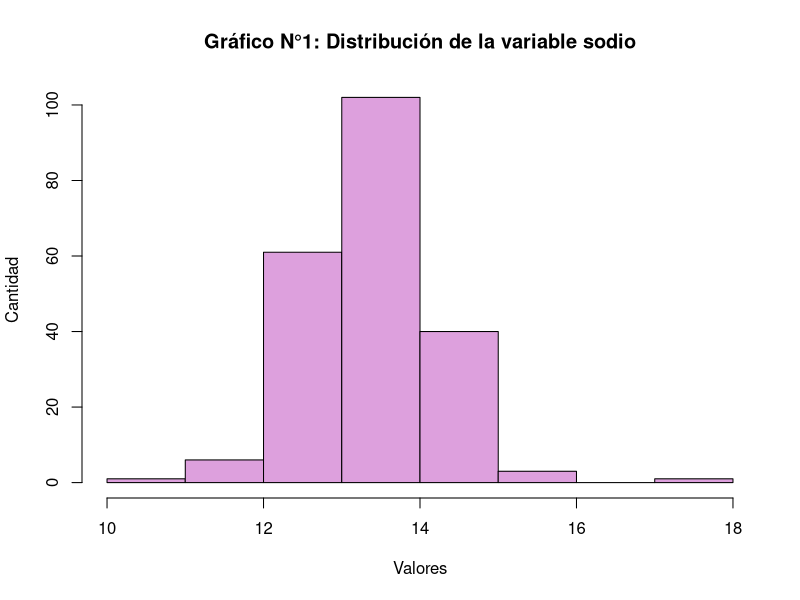
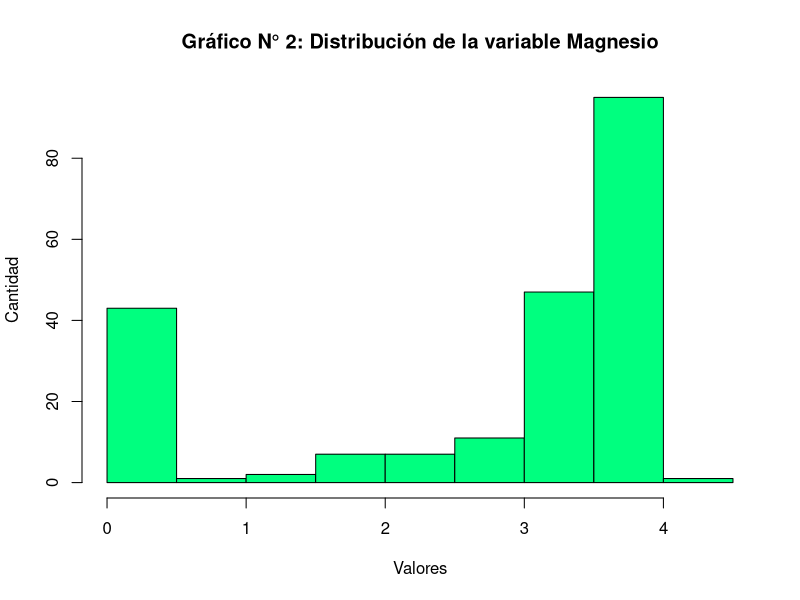
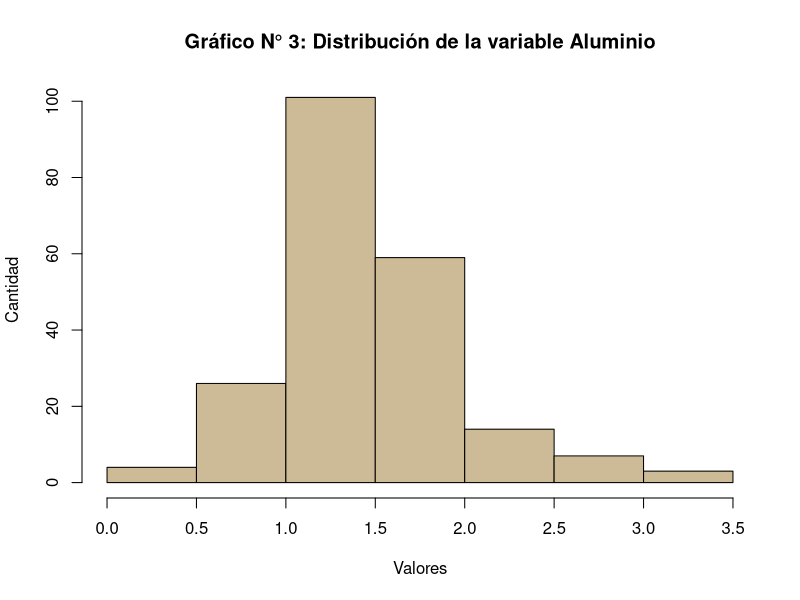
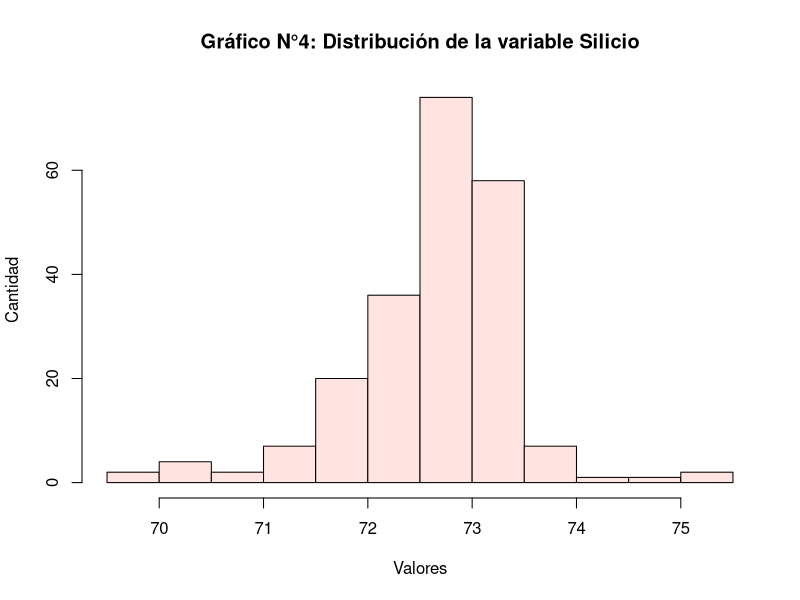
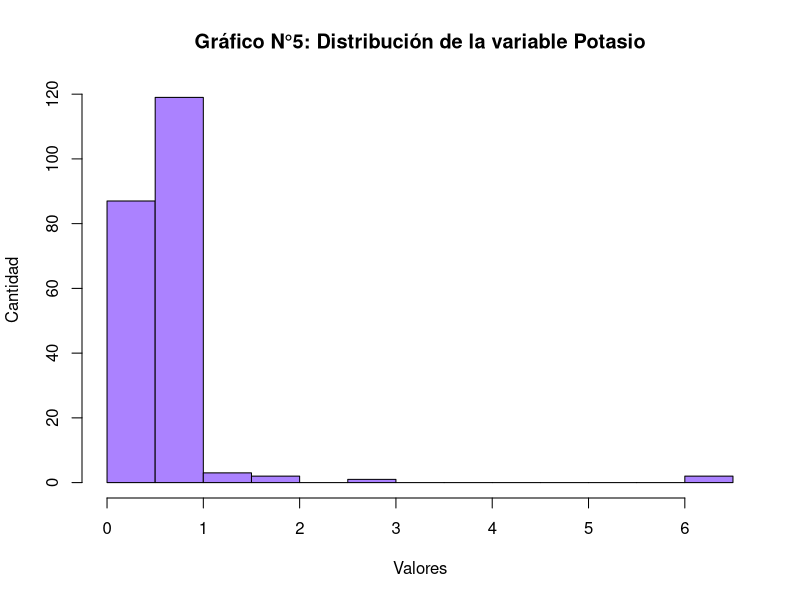

Recreate these plots in R, in order.
# Análisis univariado a las variables de componentes químicos: Na, Mg, Al, Si, K, Ca, Ba, Fe 
# Paquetes utilizados
# install.packages("mlbench", "ggpubr")
library(mlbench)

# Cargamos la base de datos Glass en memoria.
data(Glass)

# Mostramos primeros 6 registros de la base de datos
head(Glass)

# RI    Na   Mg   Al    Si    K   Ca Ba   Fe Type
# 1 1.52101 13.64 4.49 1.10 71.78 0.06 8.75  0 0.00    1
# 2 1.51761 13.89 3.60 1.36 72.73 0.48 7.83  0 0.00    1
# 3 1.51618 13.53 3.55 1.54 72.99 0.39 7.78  0 0.00    1
# 4 1.51766 13.21 3.69 1.29 72.61 0.57 8.22  0 0.00    1
# 5 1.51742 13.27 3.62 1.24 73.08 0.55 8.07  0 0.00    1
# 6 1.51596 12.79 3.61 1.62 72.97 0.64 8.07  0 0.26    1

# Mostramos estructura de la base de datos.
str(Glass)

# Resumen de las variables del data frame
summary(Glass)

# Analizando la distribución de la variable Sodio

# Resumen de la variable Sodio
summary(Glass$Na)
# Min. 1st Qu.  Median    Mean 3rd Qu.    Max. 
# 10.73   12.91   13.30   13.41   13.82   17.38

# Visualizamos distribución de la variable sodio
hist(Glass$Na, breaks = "sturges",
     main = "Gráfico N°1: Distribución de la variable sodio",
     xlab = "Valores",
     ylab = "Cantidad",
     col="plum", 
     border="black"
)

# Analizando la distribución de la variable Magnesio

# Resumen de la variable magnesio
summary(Glass$Mg)
# Min. 1st Qu.  Median    Mean 3rd Qu.    Max. 
# 0.000   2.115   3.480   2.685   3.600   4.490 

# Visualizamos distribución de la variable Magnesio
hist(Glass$Mg, breaks = "sturges",
     main = "Gráfico N° 2: Distribución de la variable Magnesio",
     xlab = "Valores",
     ylab = "Cantidad",
     col="springgreen",
     border="black"
)

# Analizando la distribución de la variable aluminio

# Resumen de la variable aluminio
summary(Glass$Al)
# Min. 1st Qu.  Median    Mean 3rd Qu.    Max. 
# 0.290   1.190   1.360   1.445   1.630   3.500

# Visualizamos distribución de la variable aluminio
hist(Glass$Al, breaks = "sturges",
     main = "Gráfico N° 3: Distribución de la variable Aluminio",
     xlab = "Valores",
     ylab = "Cantidad",
     col="wheat3",
     border="black")

# Analizando la distribución de la variable Silicio

# Resumen de la variable Silicio
summary(Glass$Si)
# Min. 1st Qu.  Median    Mean 3rd Qu.    Max. 
# 69.81   72.28   72.79   72.65   73.09   75.41

# Visualizamos distribución de la variable silicio
hist(Glass$Si, breaks = "sturges",
     main = "Gráfico N°4: Distribución de la variable Silicio",
     xlab = "Valores",
     ylab = "Cantidad",
     col="mistyrose",
     border="black")

# Analizando la distribución de la variable Potasio

# Resumen de la variable Potasio
summary(Glass$K)
# Min. 1st Qu.  Median    Mean 3rd Qu.    Max. 
# 0.0000  0.1225  0.5550  0.4971  0.6100  6.2100

# Visualizamos distribución de la variable potasio
hist(Glass$K, breaks = "sturges",
     main = "Gráfico N°5: Distribución de la variable Potasio",
     xlab = "Valores",
     ylab = "Cantidad",
     col="mediumpurple1",
     border="black")
